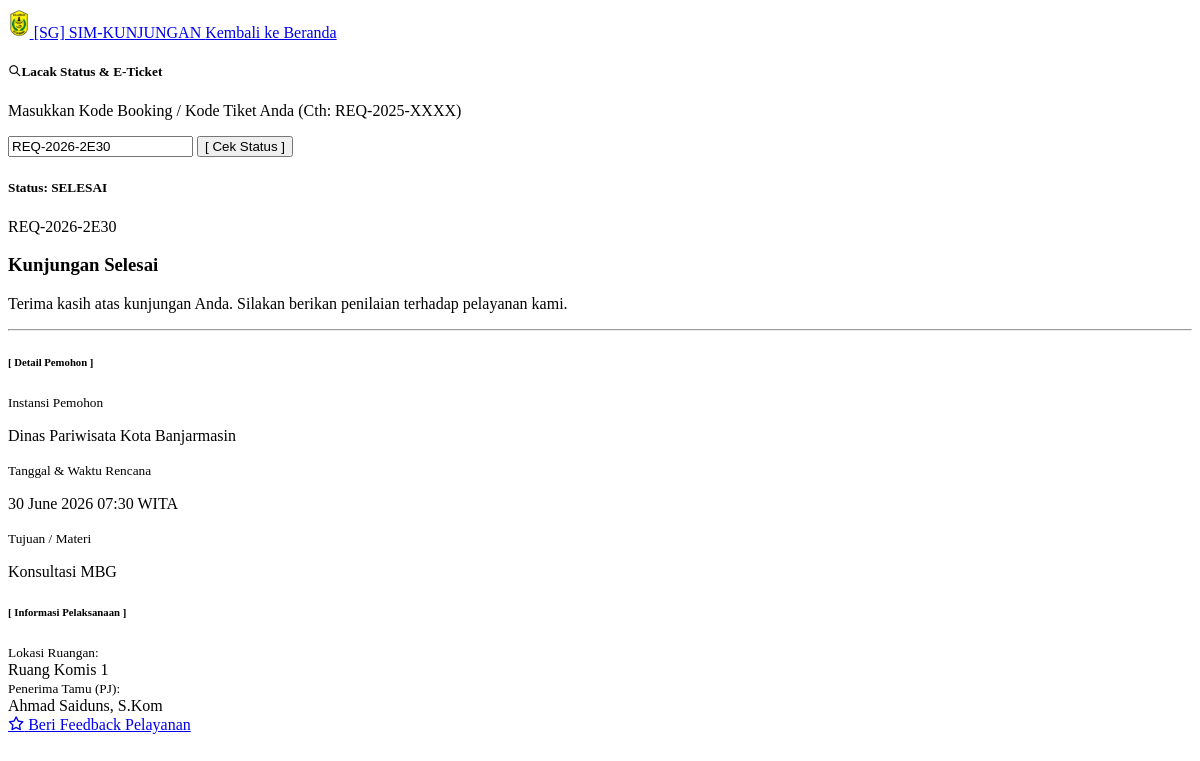
Page /cek_status.php?kode=REQ-2026-2E30 on the committed database.
### tables this page shows
CREATE TABLE `kunjungan` (
  `id_kunjungan` int NOT NULL,
  `kode_booking` varchar(20) DEFAULT NULL,
  `email_pemohon` varchar(100) DEFAULT NULL,
  `no_hp_pemohon` varchar(20) DEFAULT NULL,
  `no_register` varchar(50) DEFAULT NULL,
  `jenis_pendaftaran` enum('online','walk-in') DEFAULT 'online',
  `id_kategori` int DEFAULT NULL,
  `tgl_surat_permohonan` date DEFAULT NULL,
  `tgl_kunjungan` date DEFAULT NULL,
  `waktu_kunjungan` time DEFAULT NULL,
  `nama_instansi_tamu` varchar(150) DEFAULT NULL,
  `alamat_instansi` text,
  `jumlah_peserta_rencana` int DEFAULT NULL,
  `materi_kunjungan` text,
  `file_surat_permohonan` varchar(255) DEFAULT NULL,
  `no_skk` varchar(100) DEFAULT NULL,
  `tgl_skk` date DEFAULT NULL,
  `instansi_pengirim_skk` varchar(150) DEFAULT NULL,
  `perihal_skk` varchar(255) DEFAULT NULL,
  `file_skk` varchar(255) DEFAULT NULL,
  `id_pj` int DEFAULT NULL,
  `id_ruangan` int DEFAULT NULL,
  `id_admin_verif` int DEFAULT NULL,
  `status_kegiatan` enum('pending','dijadwalkan','sedang berkunjung','selesai','batal') DEFAULT 'pending',
  `alasan_pembatalan` text,
  `tgl_pembatalan` datetime DEFAULT NULL,
  `qr_code_data` varchar(500) DEFAULT NULL,
  `qr_code_path` varchar(255) DEFAULT NULL,
  `status_kehadiran` enum('belum','hadir','selesai') DEFAULT 'belum',
  `waktu_scan` timestamp NULL DEFAULT NULL,
  `batas_waktu_kunjungan` datetime DEFAULT NULL,
  `waktu_checkout` timestamp NULL DEFAULT NULL,
  `created_at` timestamp NOT NULL DEFAULT CURRENT_TIMESTAMP
);

CREATE TABLE `ruangan` (
  `id_ruangan` int NOT NULL,
  `nama_ruangan` varchar(100) NOT NULL,
  `lantai` varchar(50) DEFAULT NULL,
  `kapasitas` int DEFAULT NULL
);

CREATE TABLE `penanggung_jawab` (
  `id_pj` int NOT NULL,
  `nama_pj` varchar(100) DEFAULT NULL,
  `nip` varchar(30) DEFAULT NULL,
  `pangkat_golongan` varchar(50) DEFAULT NULL,
  `jabatan` varchar(100) DEFAULT NULL,
  `no_hp` varchar(20) DEFAULT NULL,
  `file_ttd` varchar(255) DEFAULT NULL
);

### cek_status.php (the view, shortened to what this page needs)
<?php
include 'koneksi.php';
$data = null;
if (isset($_POST['btn_cek']) || isset($_GET['kode'])) {
    $kode_input = isset($_POST['kode_booking']) ? $_POST['kode_booking'] : $_GET['kode'];
    $kode_input = mysqli_real_escape_string($koneksi, $kode_input);
    if (!empty($kode_input)) {
        $query = "SELECT kunjungan.*, ruangan.nama_ruangan, penanggung_jawab.nama_pj
                  FROM kunjungan
                  LEFT JOIN ruangan ON kunjungan.id_ruangan = ruangan.id_ruangan
                  LEFT JOIN penanggung_jawab ON kunjungan.id_pj = penanggung_jawab.id_pj
                  WHERE kode_booking = '$kode_input'";
        $hasil = mysqli_query($koneksi, $query);
        if (mysqli_num_rows($hasil) > 0) {
            $data = mysqli_fetch_assoc($hasil);
        } else {
            $pesan_error = "Kode Booking <b>$kode_input</b> tidak ditemukan. Silakan cek kembali.";
        }
    }
}
?>
<!doctype html>
<html lang="id">
<head>
    <link rel="stylesheet" href="assets/fonts/tabler-icons.min.css" />
    <link rel="stylesheet" href="assets/css/style.css" id="main-style-link" />
    <link rel="stylesheet" href="assets/css/style-preset.css" />
</head>
<body class="bg-light">
    <nav class="navbar navbar-expand-md navbar-light bg-white shadow-sm border-bottom border-dark">
        <div class="container">
            <a class="navbar-brand text-dark fw-bold" href="index.php">
                <img src="assets/images/logo.png" alt="logo" style="height:30px" class="me-2" />
                [SG] SIM-KUNJUNGAN
            </a>
            <a href="index.php" class="btn btn-sm btn-outline-dark">Kembali ke Beranda</a>
        </div>
    </nav>
    <div class="container mt-5 mb-5">
        <div class="row justify-content-center">
            <div class="col-lg-7">
                <div class="card shadow-sm mb-4 border-dark">
                    <div class="card-header bg-dark text-white text-center">
                        <h5 class="mb-0 text-white"><i class="ti ti-search me-2"></i>Lacak Status & E-Ticket</h5>
                    </div>
                    <div class="card-body text-center p-4">
                        <p class="text-muted">Masukkan Kode Booking / Kode Tiket Anda (Cth: REQ-2025-XXXX)</p>
                        <form method="POST" action="">
                            <div class="input-group mb-3">
                                <input type="text" name="kode_booking"
                                    class="form-control form-control-lg text-center border-dark" placeholder="REQ-..."
                                    value="<?= isset($_POST['kode_booking']) ? htmlspecialchars($_POST['kode_booking']) : (isset($_GET['kode']) ? htmlspecialchars($_GET['kode']) : '') ?>"
                                    required>
                                <button class="btn btn-dark px-4" type="submit" name="btn_cek">
                                    [ Cek Status ]
                                </button>
                            </div>
                        </form>
                    </div>
                </div>
            </div>
        </div>
        <?php if ($data != null): ?>
            <div class="row justify-content-center">
                <div class="col-lg-8">
                    <div class="card shadow border-dark">
                        <div class="card-header d-flex justify-content-between align-items-center
                        <?php
                        $status_kunjungan = strtolower($data['status_kegiatan']);
                        if ($status_kunjungan == 'pending')
                            echo 'bg-warning';
                        elseif ($status_kunjungan == 'dijadwalkan')
                            echo 'bg-primary';
                        elseif ($status_kunjungan == 'sedang berkunjung')
                            echo 'bg-info';
                        elseif ($status_kunjungan == 'selesai')
                            echo 'bg-success';
                        else
                            echo 'bg-danger';
                        ?> text-dark border-bottom border-dark">
                            <h5
                                class="mb-0 fw-bold <?php if (in_array($status_kunjungan, ['dijadwalkan', 'sedang berkunjung', 'batal']))
                                    echo 'text-white'; ?>">
                                Status: <?= strtoupper(str_replace('_', ' ', $status_kunjungan)); ?>
                            </h5>
                            <span
                                class="badge bg-white text-dark border border-dark f-14 px-3 py-2"><?= htmlspecialchars($data['kode_booking']); ?></span>
                        </div>
                        <div class="card-body p-4">
                            <div class="text-center mb-4">
                                <?php if ($status_kunjungan == 'pending'): ?>
                                    <i class="ti ti-clock text-warning" style="font-size: 4rem;"></i>
                                    <h3 class="mt-2 fw-bold">Sedang Diverifikasi</h3>
                                    <p class="text-muted">Mohon menunggu, admin sedang mengecek ketersediaan jadwal pejabat dan
                                        ruangan.</p>
                                <?php elseif ($status_kunjungan == 'selesai'): ?>
                                    <h3 class="mt-2 fw-bold">Kunjungan Selesai</h3>
                                    <p class="text-muted">Terima kasih atas kunjungan Anda. Silakan berikan penilaian terhadap
                                        pelayanan kami.</p>
                                <?php endif; ?>
                            </div>
                            <hr class="border-dashed my-4">
                            <h6 class="fw-bold bg-light p-2 border-start border-4 border-dark">[ Detail Pemohon ]</h6>
                            <div class="row mb-4">
                                <div class="col-md-6 mb-3">
                                    <small class="text-muted fw-bold">Instansi Pemohon</small>
                                    <p class="mb-0 h6"><?= htmlspecialchars($data['nama_instansi_tamu']); ?></p>
                                </div>
                                <div class="col-md-6 mb-3">
                                    <small class="text-muted fw-bold">Tanggal & Waktu Rencana</small>
                                    <p class="mb-0 h6">
                                        <?= date('d F Y', strtotime($data['tgl_kunjungan'])); ?>
                                        <span class="badge bg-dark ms-1"><?= substr($data['waktu_kunjungan'], 0, 5); ?>
                                            WITA</span>
                                    </p>
                                </div>
                                <div class="col-md-12">
                                    <small class="text-muted fw-bold">Tujuan / Materi</small>
                                    <p class="mb-0 border p-2 bg-light rounded text-dark">
                                        <?= nl2br(htmlspecialchars($data['materi_kunjungan'])); ?></p>
                                </div>
                            </div>
                            <?php if (in_array($status_kunjungan, ['dijadwalkan', 'sedang berkunjung', 'selesai'])): ?>
                                <h6 class="fw-bold bg-light p-2 border-start border-4 border-dark">[ Informasi Pelaksanaan ]
                                </h6>
                                <div class="row">
                                    <div class="col-md-6 mb-3">
                                        <small class="text-muted fw-bold">Lokasi Ruangan:</small><br>
                                        <span
                                            class="h6"><?= !empty($data['nama_ruangan']) ? htmlspecialchars($data['nama_ruangan']) : 'Belum ditentukan'; ?></span>
                                    </div>
                                    <div class="col-md-6 mb-3">
                                        <small class="text-muted fw-bold">Penerima Tamu (PJ):</small><br>
                                        <span
                                            class="h6"><?= !empty($data['nama_pj']) ? htmlspecialchars($data['nama_pj']) : 'Sekretariat DPRD'; ?></span>
                                    </div>
                                </div>
                            <?php endif; ?>
                        </div>
                        <div
                            class="card-footer bg-white border-top border-dark text-center p-3 d-flex justify-content-center gap-2">
                            <?php if ($status_kunjungan == 'selesai'): ?>
                                <a href="feedback.php?id=<?= $data['id_kunjungan']; ?>" class="btn btn-dark">
                                    <i class="ti ti-star me-1"></i> Beri Feedback Pelayanan
                                </a>
                            <?php endif; ?>
                        </div>
                    </div>
                </div>
            </div>
        <?php endif; ?>
    </div>
</body>
</html>

### rows in the picture
kunjungan: status_kegiatan "SELESAI", kode_booking "REQ-2026-2E30", nama_instansi_tamu "Dinas Pariwisata Kota Banjarmasin", tgl_kunjungan "30 June 2026", waktu_kunjungan "07:30", materi_kunjungan "Konsultasi MBG", id_ruangan.nama_ruangan "Ruang Komis 1", id_pj.nama_pj "Ahmad Saiduns, S.Kom"
